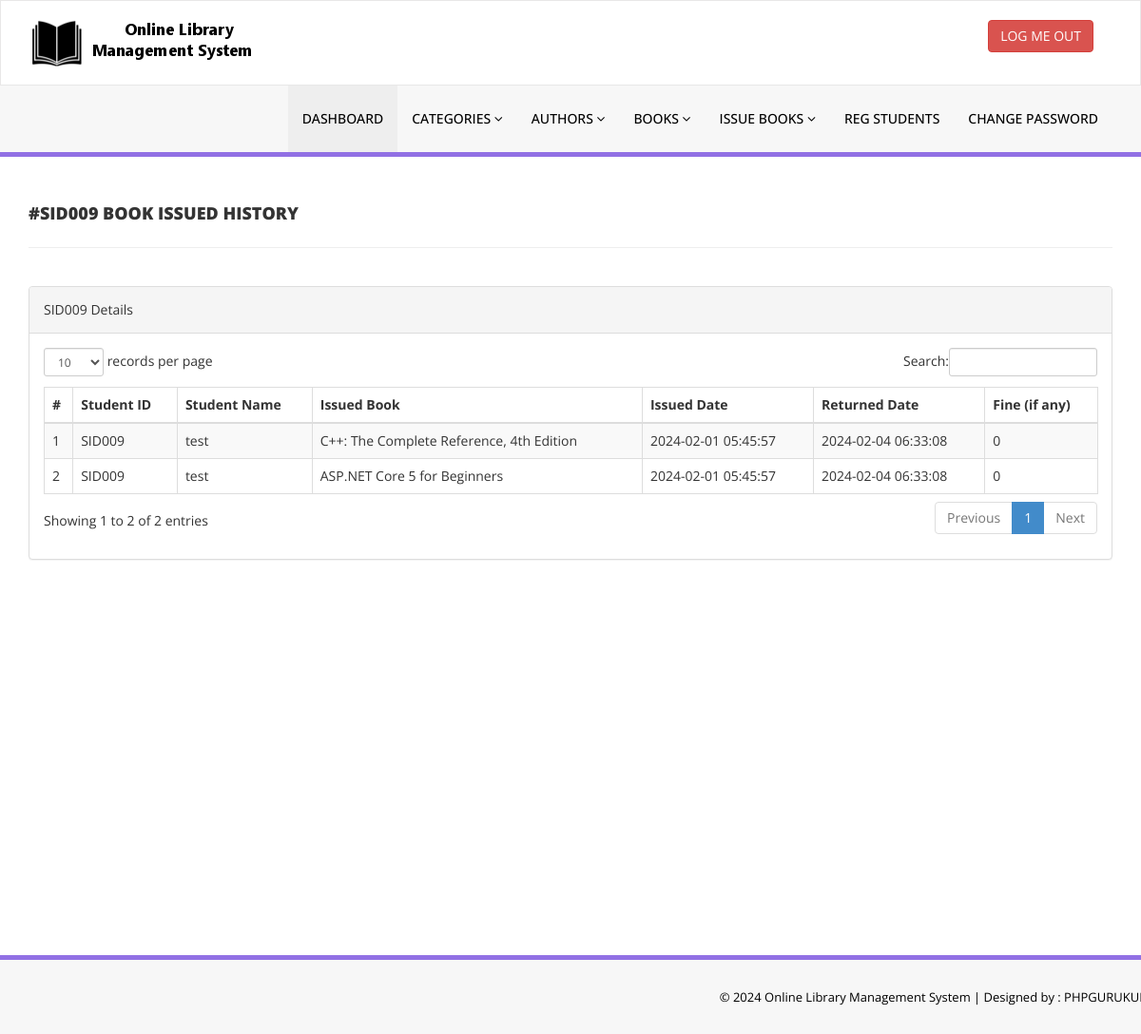
The app's page /library/admin/student-history.php?stdid=SID009 (signed in), older data.
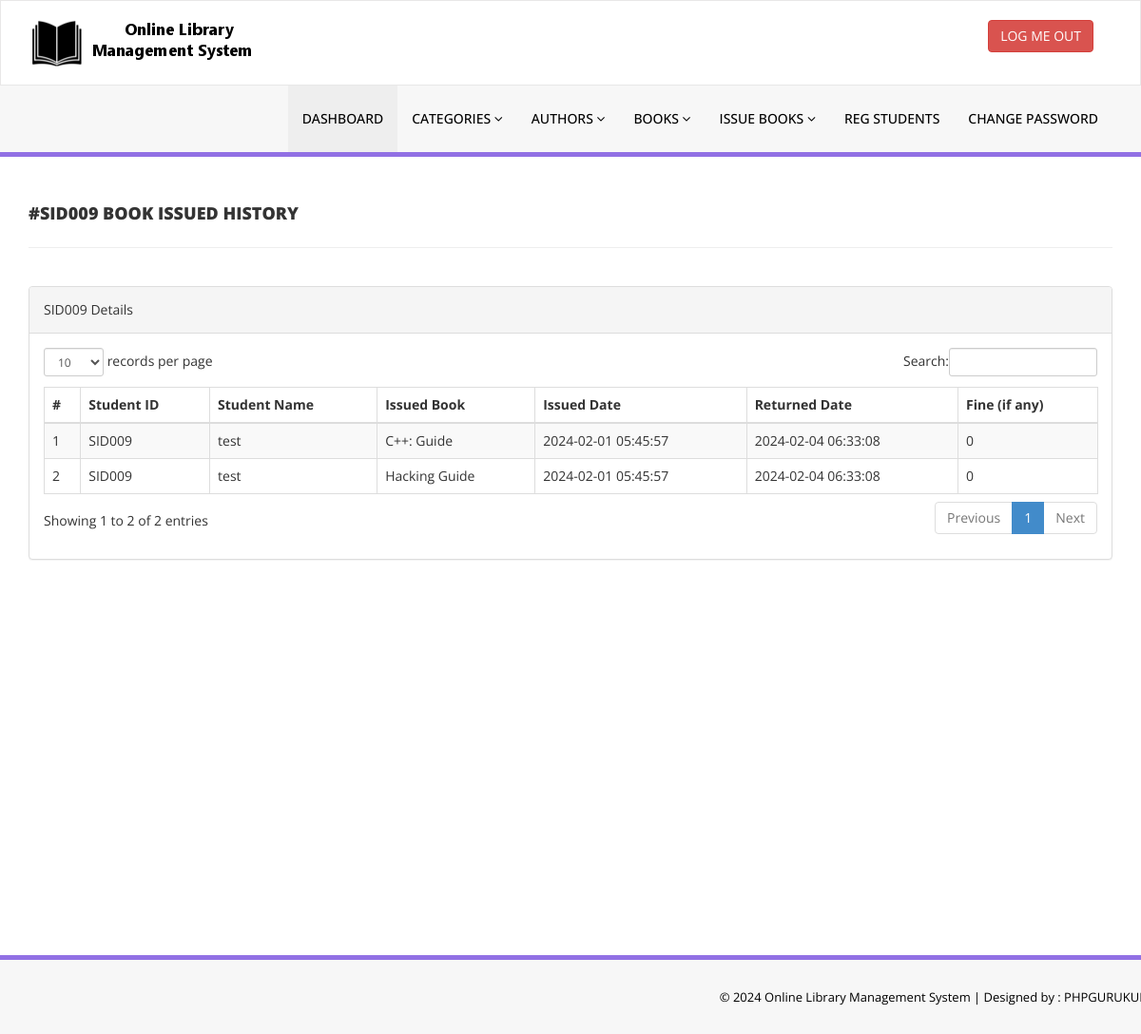
The same page, newer data.
### tables this page shows
CREATE TABLE `tblissuedbookdetails` (
  `id` int(11) NOT NULL,
  `BookId` int(11) DEFAULT NULL,
  `StudentID` varchar(150) DEFAULT NULL,
  `IssuesDate` timestamp NULL DEFAULT current_timestamp(),
  `ReturnDate` timestamp NULL DEFAULT NULL ON UPDATE current_timestamp(),
  `RetrunStatus` int(1) DEFAULT NULL,
  `fine` int(11) DEFAULT NULL
);

CREATE TABLE `tblbooks` (
  `id` int(11) NOT NULL,
  `BookName` varchar(255) DEFAULT NULL,
  `CatId` int(11) DEFAULT NULL,
  `AuthorId` int(11) DEFAULT NULL,
  `ISBNNumber` varchar(25) DEFAULT NULL,
  `BookPrice` decimal(10,2) DEFAULT NULL,
  `bookImage` varchar(250) NOT NULL,
  `isIssued` int(1) DEFAULT NULL,
  `RegDate` timestamp NULL DEFAULT current_timestamp(),
  `UpdationDate` timestamp NULL DEFAULT NULL ON UPDATE current_timestamp()
);

CREATE TABLE `tblstudents` (
  `id` int(11) NOT NULL,
  `StudentId` varchar(100) DEFAULT NULL,
  `FullName` varchar(120) DEFAULT NULL,
  `EmailId` varchar(120) DEFAULT NULL,
  `MobileNumber` char(11) DEFAULT NULL,
  `Password` varchar(120) DEFAULT NULL,
  `Status` int(1) DEFAULT NULL,
  `RegDate` timestamp NULL DEFAULT current_timestamp(),
  `UpdationDate` timestamp NULL DEFAULT NULL ON UPDATE current_timestamp()
);

### library/admin/student-history.php (the view, shortened to what this page needs)
<?php
include('includes/config.php');
if(strlen($_SESSION['alogin'])==0)
    {
header('location:index.php');
}
else{
    ?>
<!DOCTYPE html>
<html xmlns="http://www.w3.org/1999/xhtml">
<head>
    <link href="assets/css/bootstrap.css" rel="stylesheet" />
    <link href="assets/css/font-awesome.css" rel="stylesheet" />
    <link href="assets/js/dataTables/dataTables.bootstrap.css" rel="stylesheet" />
    <link href="assets/css/style.css" rel="stylesheet" />
</head>
<body>
<?php include('includes/header.php');?>
    <div class="content-wrapper">
         <div class="container">
        <div class="row pad-botm">
            <div class="col-md-12">
                <?php $sid=$_GET['stdid']; ?>
                <h4 class="header-line">#<?php echo $sid;?> Book Issued History</h4>
    </div>
        </div>
            <div class="row">
                <div class="col-md-12">
                    <div class="panel panel-default">
                        <div class="panel-heading">
<?php echo $sid;?> Details
                        </div>
                        <div class="panel-body">
                            <div class="table-responsive">
                                <table class="table table-striped table-bordered table-hover" id="dataTables-example">
                                    <thead>
                                        <tr>
                                            <th>#</th>
                                            <th>Student ID</th>
                                            <th>Student Name</th>
                                            <th>Issued Book  </th>
                                            <th>Issued Date</th>
                                            <th>Returned Date</th>
                                            <th>Fine (if any)</th>
                                        </tr>
                                    </thead>
                                    <tbody>
<?php
$sql = "SELECT tblstudents.StudentId ,tblstudents.FullName,tblstudents.EmailId,tblstudents.MobileNumber,tblbooks.BookName,tblbooks.ISBNNumber,tblissuedbookdetails.IssuesDate,tblissuedbookdetails.ReturnDate,tblissuedbookdetails.id as rid,tblissuedbookdetails.fine,tblissuedbookdetails.RetrunStatus,tblbooks.id as bid,tblbooks.bookImage from  tblissuedbookdetails join tblstudents on tblstudents.StudentId=tblissuedbookdetails.StudentId join tblbooks on tblbooks.id=tblissuedbookdetails.BookId where tblstudents.StudentId='$sid' ";
$query = $dbh -> prepare($sql);
$query->execute();
$results=$query->fetchAll(PDO::FETCH_OBJ);
$cnt=1;
if($query->rowCount() > 0)
{
foreach($results as $result)
{               ?>
                                        <tr class="odd gradeX">
                                            <td class="center"><?php echo htmlentities($cnt);?></td>
                                            <td class="center"><?php echo htmlentities($result->StudentId);?></td>
                                            <td class="center"><?php echo htmlentities($result->FullName);?></td>
                                            <td class="center"><?php echo htmlentities($result->BookName);?></td>
                                            <td class="center"><?php echo htmlentities($result->IssuesDate);?></td>
                                            <td class="center"><?php if($result->ReturnDate==''): echo "Not returned yet";
                                            else: echo htmlentities($result->ReturnDate); endif;?></td>
                                             <td class="center"><?php if($result->ReturnDate==''): echo "Not returned yet";
                                              else: echo $result->fine; endif;
                                             ?></td>
                                        </tr>
 <?php $cnt=$cnt+1;}} ?>
                                    </tbody>
                                </table>
                            </div>
                        </div>
                    </div>
                </div>
            </div>
    </div>
    </div>
  <?php include('includes/footer.php');?>
</body>
</html>
<?php } ?>

Row changes from the older to the newer data that the page shows:
changed through a linked row, tblissuedbookdetails: BookId.BookName "C++: The Complete Reference, 4th Edition" → "C++: Guide"
changed through a linked row, tblissuedbookdetails: BookId.BookName "ASP.NET Core 5 for Beginners" → "Hacking Guide"
